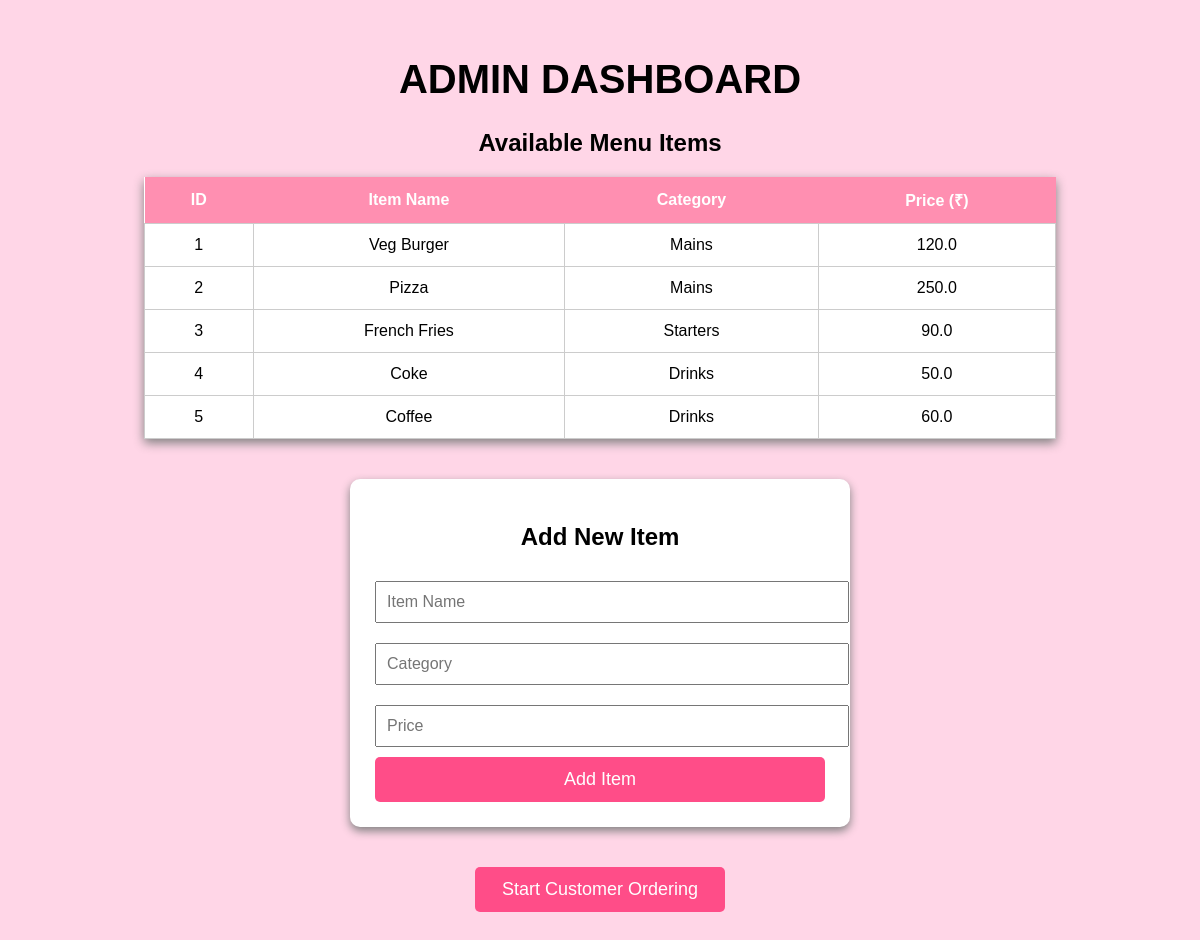
Before: /admin (signed in) with the older database file.
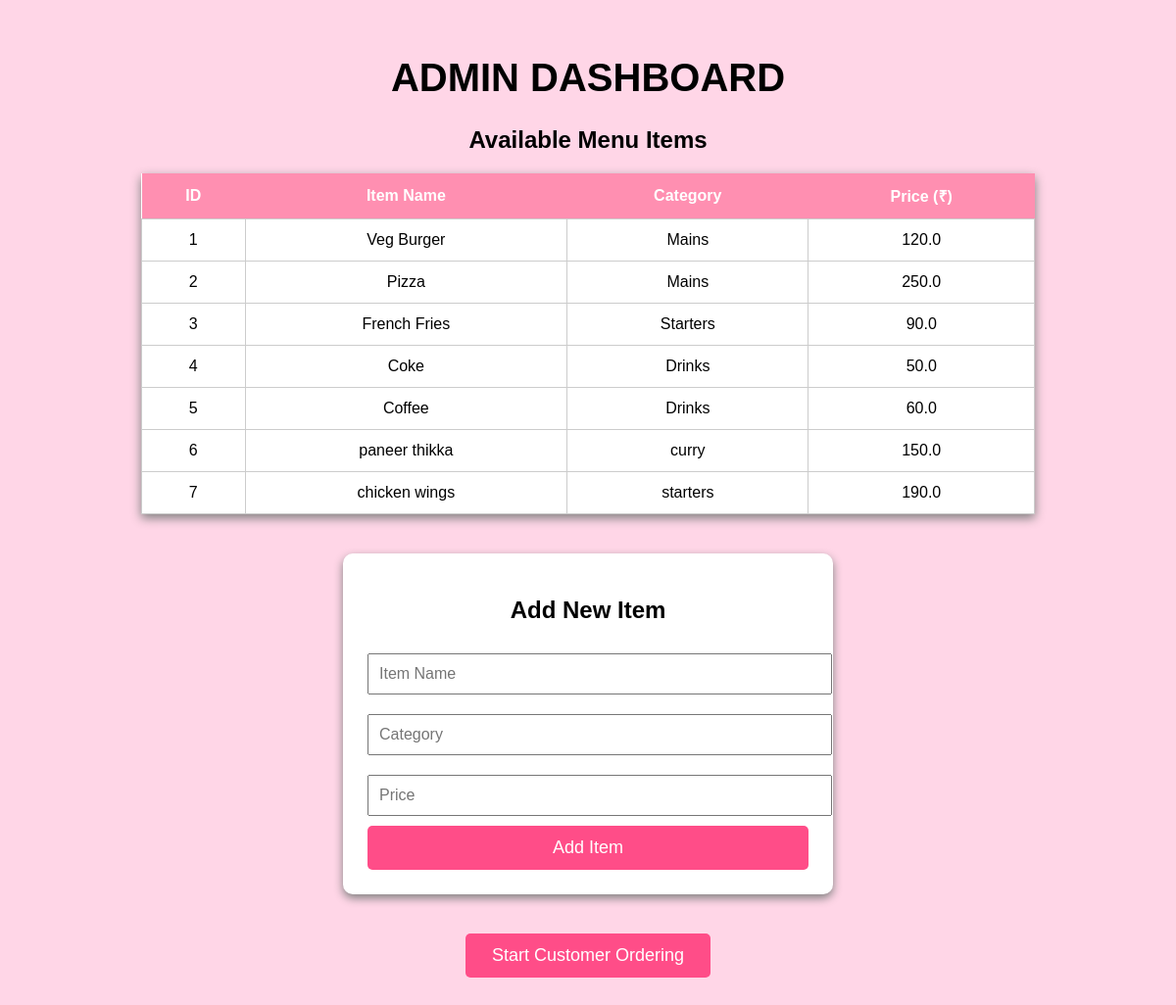
After: the same page with the newer database file.
### tables this page shows
CREATE TABLE menu(
        id INTEGER PRIMARY KEY AUTOINCREMENT,
        name TEXT,
        category TEXT,
        price REAL,
        available INTEGER
    );

### app.py (the view)
@app.route("/admin")
def admin():
    if not session.get("admin"):
        return redirect(url_for("admin_login"))
    conn = get_db()
    items = conn.execute(
        "SELECT * FROM menu"
    ).fetchall()
    conn.close()
    return render_template(
        "admin.html",
        items=items
    )

### app.py (called while the page is built)
def get_db():
    conn = sqlite3.connect(DATABASE)
    conn.row_factory = sqlite3.Row
    return conn

### templates/admin.html (shortened to what this page needs)
<!DOCTYPE html>
<html>
<head>
</head>
<body>
<h1>ADMIN DASHBOARD</h1>
<h2>Available Menu Items</h2>
<table>
<tr>
    <th>ID</th>
    <th>Item Name</th>
    <th>Category</th>
    <th>Price (₹)</th>
</tr>
{% for item in items %}
<tr>
    <td>{{ item.id }}</td>
    <td>{{ item.name }}</td>
    <td>{{ item.category }}</td>
    <td>{{ item.price }}</td>
</tr>
{% endfor %}
</table>
<div class="form-box">
<h2>Add New Item</h2>
<form action="/add_item" method="POST">
<input
type="text"
name="name"
placeholder="Item Name"
required>
<input
type="text"
name="category"
placeholder="Category"
required>
<input
type="number"
name="price"
placeholder="Price"
required>
<button type="submit">
Add Item
</button>
</form>
</div>
<div class="customer-btn">
<a href="/customer_login">
<button>
Start Customer Ordering
</button>
</a>
</div>
</body>
</html>

### templates/admin.html (style rules this page uses)
body { background-color:#ffd6e7; font-family:Arial, sans-serif; margin:0; padding:30px; }
h1 { text-align:center; color:black; font-size:40px; }
h2 { text-align:center; color:black; }
table { width:80%; margin:auto; border-collapse:collapse; background:white; box-shadow:0px 4px 10px gray; }
th { background:#ff8fb1; color:white; padding:12px; }
td { padding:12px; text-align:center; border:1px solid #ccc; }
.form-box { width:450px; margin:40px auto; background:white; padding:25px; border-radius:10px; box-shadow:0px 4px 10px gray; }
input { width:100%; padding:10px; margin:10px 0; font-size:16px; }
button { width:100%; padding:12px; background:#ff4d88; color:white; border:none; font-size:18px; cursor:pointer; border-radius:5px; }
.customer-btn { width:250px; margin:30px auto; }

Changed rows visible on the page:
added menu: id "6", name "paneer thikka", category "curry", price "150.0"
added menu: id "7", name "chicken wings", category "starters", price "190.0"
